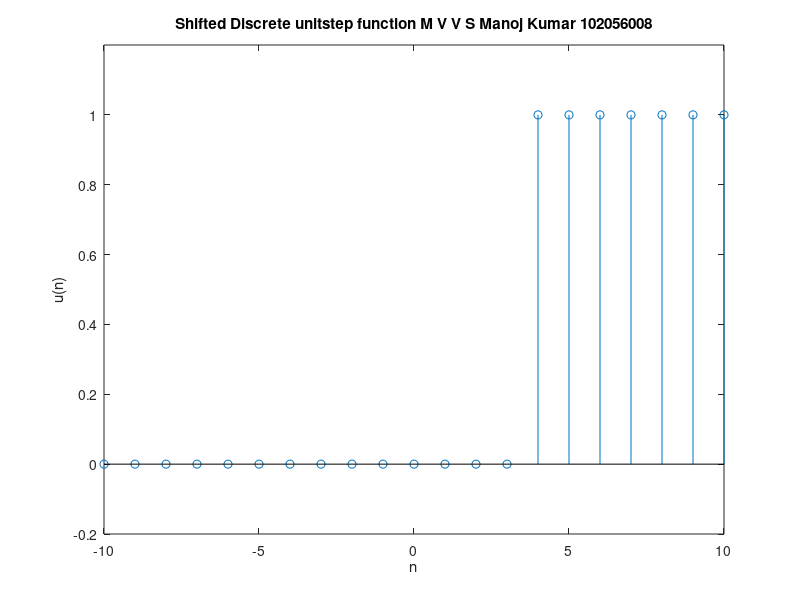

Write MATLAB code to recreate this figure.
%% signals and systems lab 

clc;
clear;
close all;
t1= -10:1:3;
t2= 4:1:10;
u1= zeros(size(t1));
u2= ones(size(t2));
t= [t1 t2];
u= [u1 u2];
stem(t,u);
ylim([-0.2,1.2]);
xlabel('n')
ylabel('u(n)')
title("Shifted Discrete unitstep function M V V S Manoj Kumar 102056008")
